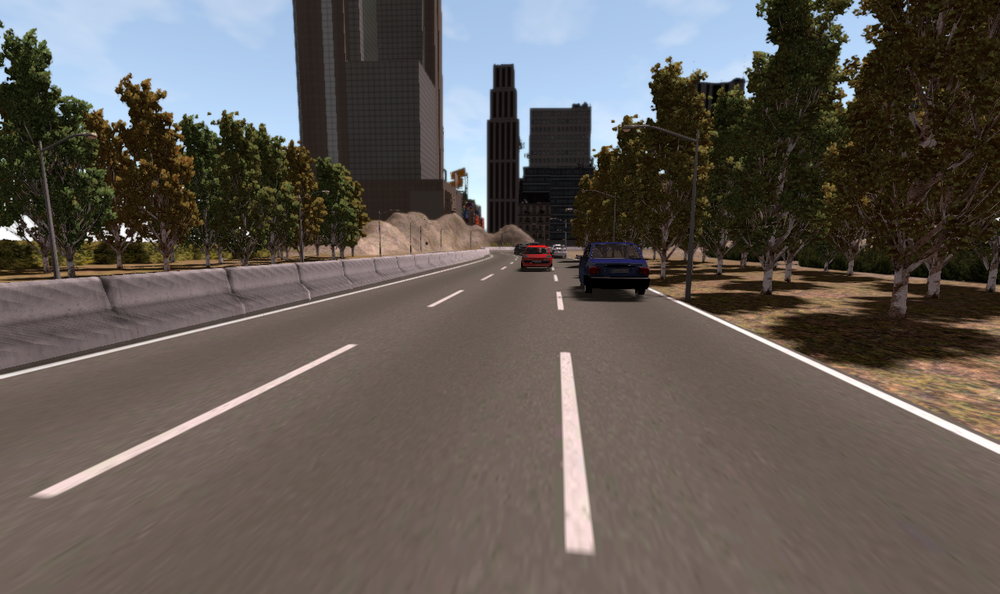
#> input picture test_1_road_line_fitting/data/input/001109.png, 1000 x 594 px, shrunk from 1280 x 760 before the run, found by its file name
$ python test_1_road_line_fitting.py
#> lines starting #> are read from the running program, lines starting #| are printed output that depends on the picture; after the words box and inside, x2 and y2 are one past the last pixel; in counts of white or black regions, pixels touching at a corner belong together
from math import *
import numpy as np
import matplotlib.pyplot as plt
import cv2


######################## PART 1 : IMAGE PRE-PROCESSING ########################

road_image = cv2.imread('data\\input\\001109.png')
#> road_image is the input picture: shape (594, 1000, 3); mean B, G, R 84.8, 89.8, 96.4
image0 = road_image.copy()

cv2.imshow("road", image0)
cv2.waitKey(0)
cv2.destroyAllWindows()

def preprocessing(image):
    # Gray conversion
    img_gray = cv2.cvtColor(image, cv2.COLOR_RGB2GRAY)
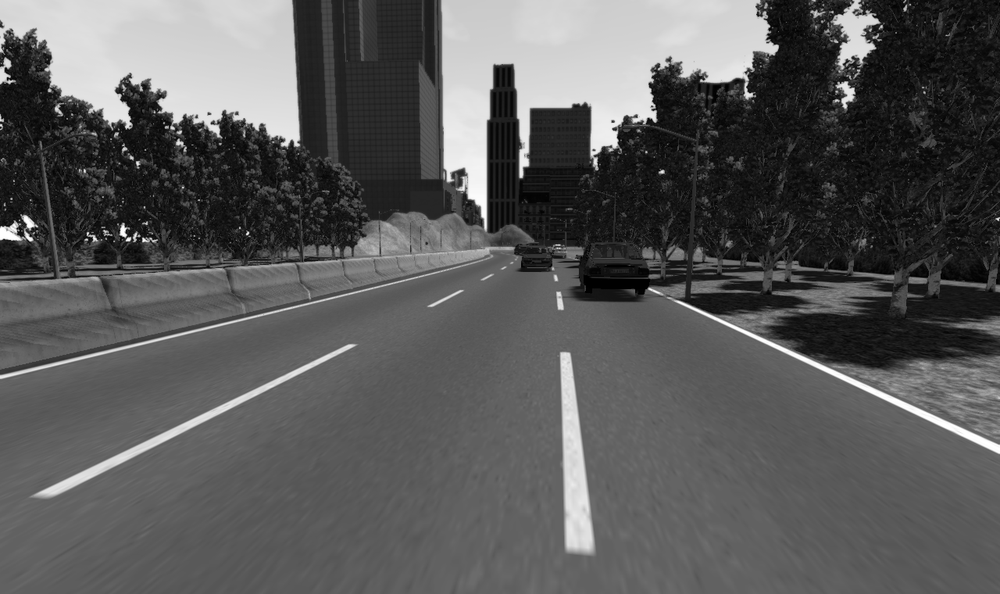
#> img_gray: shape (594, 1000); min 0, max 255, mean 89.1
    # Gaussian blur to decrease noise to reduce false edges
    img_blur = cv2.GaussianBlur(img_gray, (5, 5), 0)
    # Canny edge detectiom
    img_edges = cv2.Canny(img_blur, 100, 200)
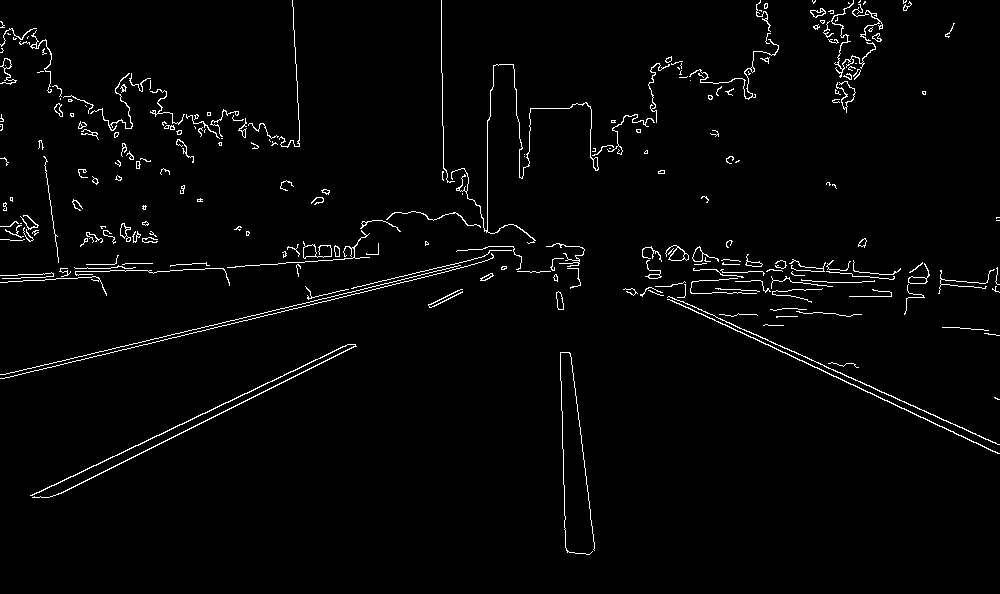
#> img_edges: shape (594, 1000); 2.2% white in thin lines or dots
    return img_edges

image1=preprocessing(image0)

cv2.imshow("Road edges", image1)
cv2.waitKey(0)
cv2.destroyAllWindows()


############# PART 2 : HOUGH TRANSFORM FOR TRAFFIC LINES DETECTION ############

# Hough acumulator H(θ, ρ)
def compute_H(image):
    # Initialize accumulator H  to all zeros
    width, height = image.shape[:2]
#> width = 594; height = 1000
    diag = int(sqrt(width**2 + height**2))
#> diag = 1163
    H_acc = np.zeros((180, diag))

    # For each feature point (x,y) in the image
    #   For θ in (0,180)
    #   ρ = x*cos(θ) + y*sin(θ)
    #   H(θ, ρ) = H(θ, ρ) + 1
    edges = np.nonzero(image)  # (row, col) indexes to edges points in the image
#> edges = 13286 positions, rows 0 to 554, columns 0 to 999
    for (x,y) in np.transpose(edges) :
      for theta in range(len(H_acc)) :
          rho = int(x*cos(theta*pi/180) + y*sin(theta*pi/180))
          H_acc[theta, rho]=H_acc[theta, rho]+1
#> this loop made 13286 passes
#> (x, y) on passes 1 to 3: (0, 292), (0, 441), (0, 760)
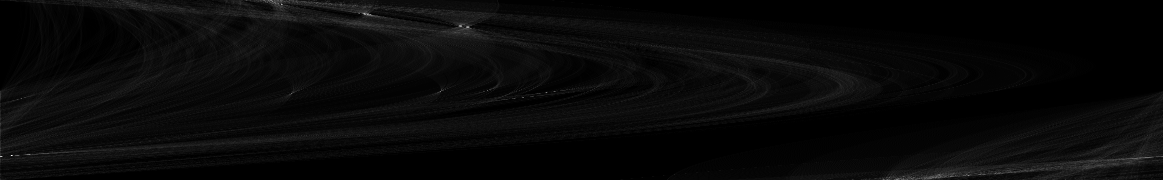
#> H_acc: shape (180, 1163) float64; min 0, max 312, mean 11.4; drawn with min black and max white

    return H_acc

# Find the value(s) of (θ, ρ) where H(θ, ρ) is a local maximum
H = compute_H(image1)

def find_indexes(H):
    threshold=(np.max(H))/2
#> threshold = 156
    indexes=np.zeros(shape=(1,2))
    for i in range(len(H)):
        for j in range(1, len(H[0])-1):
            if H[i,j]>H[i,j-1] and H[i,j]>H[i,j+1] and H[i,j]>threshold:
                indexes=np.append(indexes,[[i,j]], axis=0)
    indexes=np.delete(indexes,0,axis=0)
    return(indexes)

H_indexes=find_indexes(H)
#> H_indexes = 15 rows, first 8: [0, 271], [1, 272], [4, 281], [13, 364], [14, 365], [14, 367], [14, 370], [25, 460]


############################# PART 3 : VISUALIZATION ##########################

width, height = image1.shape[:2]
#> width = 594; height = 1000
# The detected line in the image is given by ρ = x cos θ + y sin θ
for (theta, rho) in H_indexes:
    cos_thet=cos(theta*pi/180)
    sin_thet=sin(theta*pi/180)
    x0 = cos_thet*rho
    y0 = sin_thet*rho
    x1 = int(x0 + 1000*(-sin_thet))
    y1 = int(y0 + 1000*(cos_thet))
    x2 = int(x0 - 1000*(-sin_thet))
    y2 = int(y0 - 1000*(cos_thet))

    cv2.line(image0, (x1, y1), (x2, y2), (0, 255, 0), 2)
#> this loop made 15 passes
#> (theta, rho, cos_thet, sin_thet, x0, y0, x1, y1) on passes 1 to 12: (0, 271, 1, 0, 271, 0, 271, 1000), (1, 272, 1, 0.0175, 272, 4.75, 254, 1004), (4, 281, 0.998, 0.0698, 280.3, 19.6, 210, 1017), (13, 364, 0.974, 0.225, 354.7, 81.88, 129, 1056), (14, 365, 0.97, 0.242, 354.2, 88.3, 112, 1058), (14, 367, 0.97, 0.242, 356.1, 88.79, 114, 1059), (14, 370, 0.97, 0.242, 359, 89.51, 117, 1059), (25, 460, 0.906, 0.423, 416.9, 194.4, -5, 1100), (26, 460, 0.899, 0.438, 413.4, 201.7, -24, 1100), (26, 467, 0.899, 0.438, 419.7, 204.7, -18, 1103), (27, 467, 0.891, 0.454, 416.1, 212, -37, 1103), (154, 29, -0.899, 0.438, -26.07, 12.71, -464, -886)
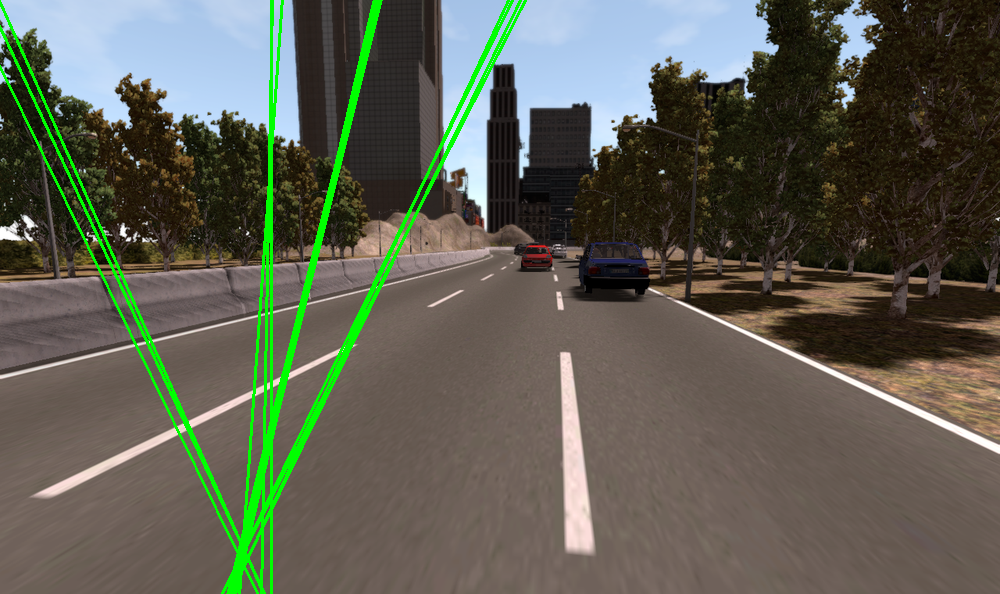
#> image0: shape (594, 1000, 3); 3.31% of pixels changed, all inside (x1, y1, x2, y2) = (0, 0, 527, 594)


cv2.imshow('Traffic lines', image0)
cv2.waitKey(0)
cv2.destroyAllWindows()

cv2.imwrite('data\\output\\ref_res.png', image0)
